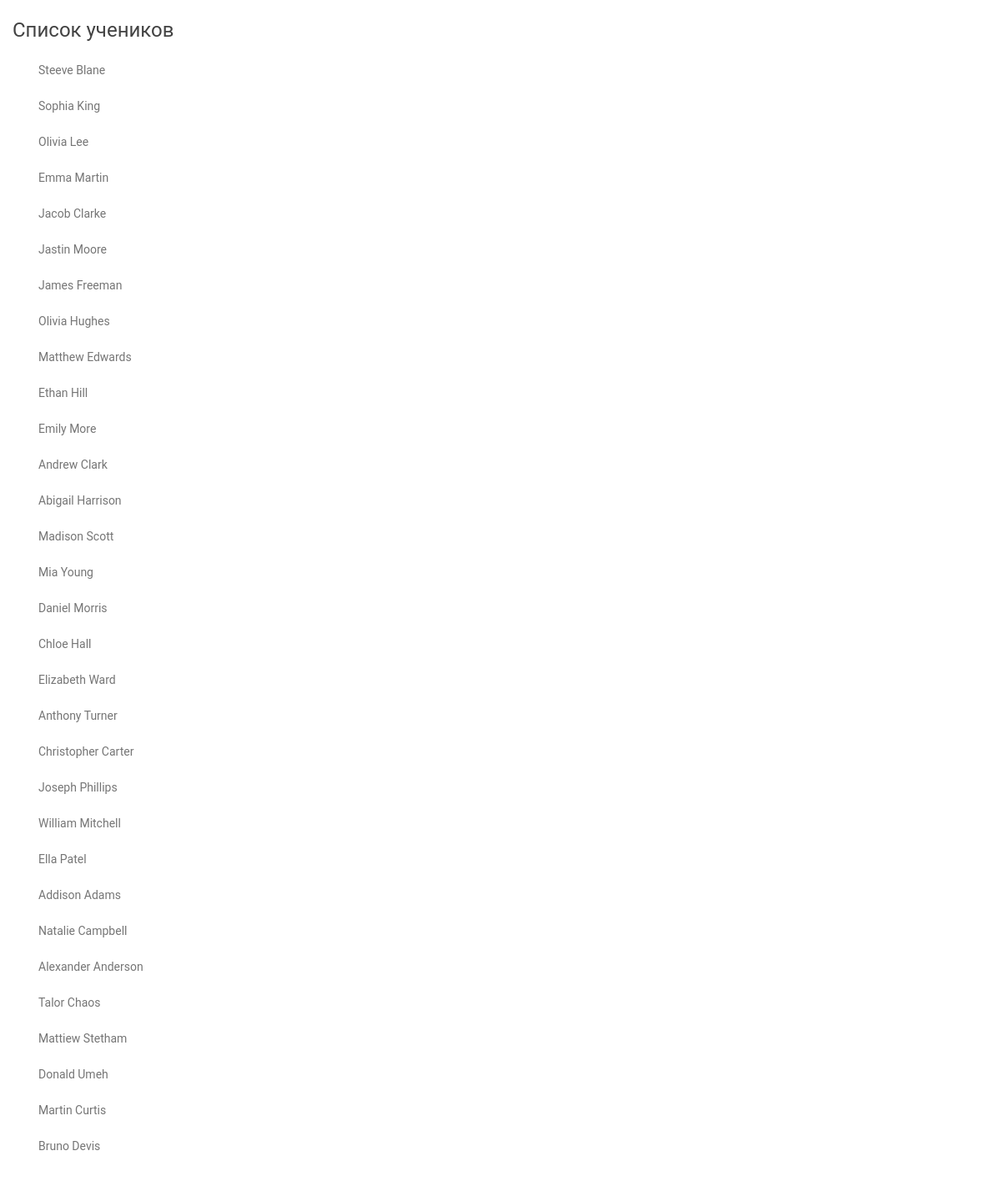
Page /list_of_pupils.php on the committed database.
### tables this page shows
CREATE TABLE `pupil` (
  `id` int(11) NOT NULL AUTO_INCREMENT,
  `full_name` varchar(255) NOT NULL,
  `class_id` int(11) NOT NULL,
  `score` int(11) DEFAULT NULL,
  `start_date` date DEFAULT NULL,
  `graduation_date` date DEFAULT NULL,
  PRIMARY KEY (`id`)
);

### list_of_pupils.php (the view)
<?php require_once 'header.php' ?>
<body>
	<div class="col-md-12">
		<h3>Список учеников</h3>
		<?php
			$sth = $db->query("SELECT * from pupil");
			$pupils = $sth->fetchAll();
		?>
		<div class="col-md-4">
			<div class="list-group">
				<?php foreach($pupils as $pupil): ?>
					<a href='pupil_profile.php?pupil_id=<?= $pupil['id']?>' class='list-group-item'>
						<?= $pupil['full_name']?>
					</a>
				<?php endforeach; ?>
			</div>
		</div>
	</div>
<?php require_once 'footer.php' ?>

### header.php (shortened to what this page needs)
<!DOCTYPE html>
<html lang="en">
<head>
	<link rel="stylesheet" href="assets/css/bootstrap/bootstrap.min.css">
	<link rel="stylesheet" href="assets/css/style.css">
</head>

### footer.php (shortened to what this page needs)
</body>
</html>

### rows in the picture
pupil: full_name "Steeve Blane"
pupil: full_name "Sophia King"
pupil: full_name "Olivia Lee"
pupil: full_name "Emma Martin"
pupil: full_name "Jacob Clarke"
pupil: full_name "Jastin Moore"
pupil: full_name "James Freeman"
pupil: full_name "Olivia Hughes"
pupil: full_name "Matthew Edwards"
pupil: full_name "Ethan Hill"
pupil: full_name "Emily More"
pupil: full_name "Andrew Clark"
pupil: full_name "Abigail Harrison"
pupil: full_name "Madison Scott"
pupil: full_name "Mia Young"
pupil: full_name "Daniel Morris"
pupil: full_name "Chloe Hall"
pupil: full_name "Elizabeth Ward"
pupil: full_name "Anthony Turner"
pupil: full_name "Christopher Carter"
pupil: full_name "Joseph Phillips"
pupil: full_name "William Mitchell"
pupil: full_name "Ella Patel"
pupil: full_name "Addison Adams"
pupil: full_name "Natalie Campbell"
pupil: full_name "Alexander Anderson"
pupil: full_name "Talor Chaos"
pupil: full_name "Mattiew Stetham"
pupil: full_name "Donald Umeh"
pupil: full_name "Martin Curtis"
pupil: full_name "Bruno Devis"
